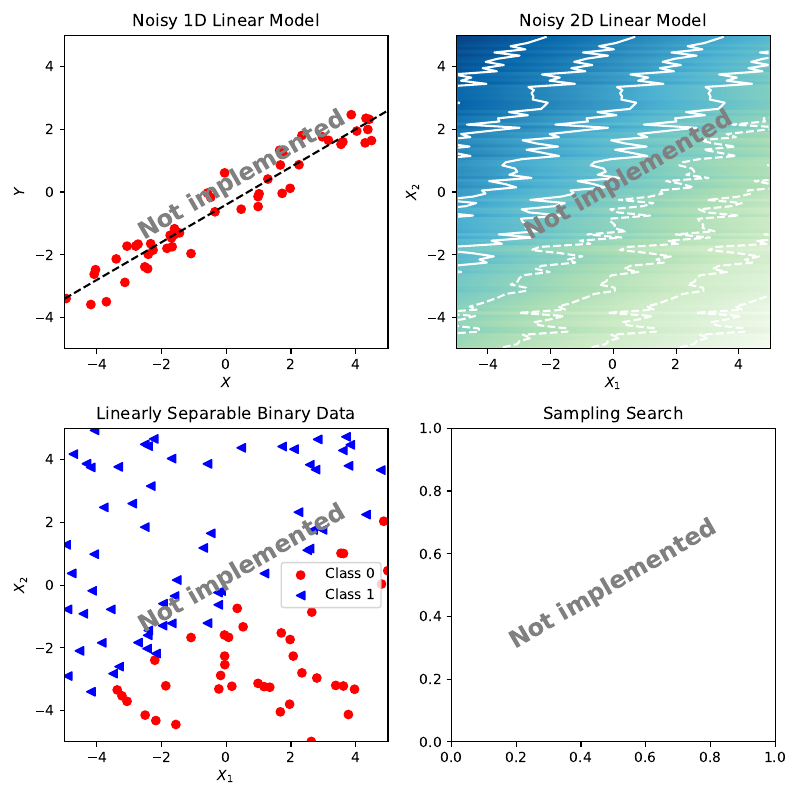

Write Python code to recreate this figure.
#!/usr/bin/env python
# -*- coding: utf-8 -*-

"""
COMP0088 lab exercises for week 1.

This first introductory set of exercises is largely intended
as a warm up and practice session. It is an opportunity to check
that you have a functioning Python 3 system with the requisite libraries, to get
a feel for some basic data manipulation and plotting, and to ensure that
everything makes sense and runs smoothly.

Add your code as specified below. You shouldn't need to load further external
code that isn't already explicitly imported.

A simple test driver is included in this script. Call it at the command line like this:

  $ python week_1.py

A 4-panel figure, `week_1.pdf`, will be generated so you can check it's doing what you
want. You should not need to edit the driver code, though you can if you wish.
"""

import sys, os, os.path
import argparse
from matplotlib.colors import rgb2hex

import numpy as np
import numpy.random
import matplotlib.pyplot as plt
from sympy import li, limit

import utils


#### ADD YOUR CODE BELOW

# -- Question 1 --

def decision_boundary_1D(X,weights):
    
    return np.where(0 > add_bias_to_X(X) @ weights, 0, 1)

def add_bias_to_X(X):
    """
    Add bias term to X

    # Arguments
    X: a matrix of sample inputs, where the samples are the 
       rows and the features are the columns
    # Returns
    X: 
    """
    if len(X.shape) > 2:
        shape = list(X.shape)
        shape[-1] = shape[-1] - 1
        n_ones = np.ones(shape=tuple(shape), dtype=X.dtype)
    else:
        n_ones = np.ones(shape=X.shape[0], dtype=X.dtype)

    X = np.c_[n_ones, X]
    return X


def generate_y(X, weights, sigma):
    """
    
    """
    reshaper = None

    if len(weights) == X.shape[-1] + 1:
            X = add_bias_to_X(X)
    
    elif len(X.shape) <= 2 and len(weights) == X.shape[-1] + 1:
            X = add_bias_to_X(X)

    else:
        reshaper = X.shape[:-1]
        X = X.reshape(np.product(reshaper), X.shape[-1])
    
    y = X @ weights + np.random.normal(loc=0.0, scale=sigma, size=X.shape[0])
    
    if reshaper is not None:
        y = y.reshape(reshaper)

    return y 

def generate_X(num_samples, weights, limits, rng):
    """
    
    """
    x_range = abs(np.diff(limits))
    rng = np.random.default_rng(seed=12345)
    X = x_range * rng.random( size = (num_samples,len(weights)-1) ) + limits[0]
    
    return X

def generate_grid_2D(limits, num_divisions, count):
    """
    
    """
    nodes = np.linspace(limits[0], limits[1], num=num_divisions)
    X = np.moveaxis(np.stack(np.meshgrid(*((nodes,)* count), indexing='ij')), 0, -1)
    return X

def y_limits(limits, weights):
    """
    
    """
    smallest_lim = np.append(np.ones(1), np.array([limits[0] for _ in range(len(weights)-1)]))
    largest_lim = np.append(np.ones(1), np.array([limits[1] for _ in range(len(weights)-1)]))
    
    y_lower_lim = weights.T @ np.reshape(smallest_lim, newshape= weights.shape)
    # largest possible y
    y_upper_lim = weights.T @ np.reshape(largest_lim, newshape=weights.shape)

    return y_lower_lim, y_upper_lim



def generate_noisy_linear(num_samples, weights, sigma, limits, rng):
    """
    Draw samples from a linear model with additive Gaussian noise.
    
    # Arguments
        num_samples: number of samples to generate
            (ie, the number of rows in the returned X
            and the length of the returned y)
        weights: vector defining the model
            (including a bias term at index 0)
        sigma: standard deviation of the additive noise
        limits: a tuple (low, high) specifying the value
            range of all the input features x_i
        rng: an instance of numpy.random.Generator
            from which to draw random numbers
    
    # Returns
        X: a matrix of sample inputs, where
            the samples are the rows and the
            features are the columns
            ie, its size should be:
              num_samples x (len(weights) - 1)
        y: a vector of num_samples output values
    """
    
    X = generate_X( num_samples=num_samples,
                    weights=weights,
                    limits=limits,
                    rng=rng)

    y = generate_y(X=X, weights=weights, sigma=sigma)
    
    return X, y


def plot_noisy_linear_1d(axes, num_samples, weights, sigma, limits, rng):
    """
    Generate and plot points from a noisy single-feature linear model,
    along with a line showing the true (noiseless) relationship.
    
    # Arguments
        axes: a Matplotlib Axes object into which to plot
        num_samples: number of samples to generate
            (ie, the number of rows in the returned X
            and the length of the returned y)
        weights: vector defining the model
            (including a bias term at index 0)
        sigma: standard deviation of the additive noise
        limits: a tuple (low, high) specifying the value
            range of all the input features x_i
        rng: an instance of numpy.random.Generator
            from which to draw random numbers
    
    # Returns
        None
    """
    assert(len(weights)==2)
    X, y = generate_noisy_linear(num_samples, weights, sigma, limits, rng)
    
    # weights[0] contains bias (i.e. intercept)
    # weights[1] contains weight to scale
    # limits[0] is the smallest possible x value
    # limits[1] contains the largest possiblel x value

    # smallest possible y
    y0 = weights.T @ np.reshape(np.c_[1, limits[0]], newshape= weights.shape)
    # largest possible y
    y1 = weights.T @ np.reshape(np.c_[1, limits[1]], newshape=weights.shape)

    # plot noise
    axes.scatter(X[:,0], y, marker = 'o', color = 'red')
    # plot linear min to max
    axes.plot((limits[0],limits[1]),(y0, y1), linestyle='dashed', color='black')

    axes.set_xlim(limits[0], limits[1])
    axes.set_ylim(limits[0],limits[1])
    axes.set_title('Noisy 1D-linear model', fontweight = 'extra bold')
    axes.set_xlabel('$X$', fontweight='extra bold')
    axes.set_ylabel('$Y$', fontweight='extra bold')
    
    utils.plot_unimplemented(axes, title='Noisy 1D Linear Model' )

def plot_noisy_linear_2d(axes, resolution, weights, sigma, limits, rng):
    """
    Produce a plot illustrating a noisy two-feature linear model.
    
    # Arguments
        axes: a Matplotlib Axes object into which to plot
        resolution: how densely should the model be sampled?
        weights: vector defining the model
            (including a bias term at index 0)
        sigma: standard deviation of the additive noise
        limits: a tuple (low, high) specifying the value
            range of all the input features x_i
        rng: an instance of numpy.random.Generator
            from which to draw random numbers
    
    # Returns
        None
    """
    assert(len(weights)==3)
    
    xx = generate_grid_2D(limits=limits, num_divisions=resolution, count=2)
    y = generate_y(X=xx, weights=weights, sigma=sigma)

    extent = (limits[0], limits[1], limits[0], limits[1])
    
    axes.imshow(y.T, cmap='GnBu', origin = 'lower', extent=extent)
    axes.contour(y.T, np.linspace(np.min(y), np.max(y), 10), colors='white', origin = 'lower', extent=extent)

    axes.set_xlabel('$X_{1}$')
    axes.set_ylabel('$X_{2}$')
    axes.set_title('Noisy 2D Linear Model', fontweight = 'extra bold')
   
    utils.plot_unimplemented ( axes, 'Noisy 2D Linear Model' )


# -- Question 2 --

def generate_linearly_separable(num_samples, weights, limits, rng):
    """
    Draw samples from a binary model with a given linear
    decision boundary.

    # Arguments
        num_samples: number of samples to generate
            (ie, the number of rows in the returned X
            and the length of the returned y)
        weights: vector defining the decision boundary
            (including a bias term at index 0)
        limits: a tuple (low, high) specifying the value
            range of all the input features x_i
        rng: an instance of numpy.random.Generator
            from which to draw random numbers

    # Returns
        X: a matrix of sample vectors, where
            the samples are the rows and the
            features are the columns
            ie, its size should be:
              num_samples x (len(weights) - 1)
        y: a vector of num_samples binary labels
    """
    
    X = generate_X(num_samples=num_samples,
                   weights=weights, 
                   limits=limits, 
                   rng=rng)
    
    y = decision_boundary_1D(X=X, weights=weights)
    return X, y

def plot_linearly_separable_2d(axes, num_samples, weights, limits, rng):
    """
    Plot a linearly separable binary data set in a 2d feature space.

    # Arguments
        axes: a Matplotlib Axes object into which to plot
        num_samples: number of samples to generate
            (ie, the number of rows in the returned X
            and the length of the returned y)
        weights: vector defining the decision boundary
            (including a bias term at index 0)
        limits: a tuple (low, high) specifying the value
            range of all the input features x_i
        rng: an instance of numpy.random.Generator
            from which to draw random numbers

    # Returns
        None
    """
    assert(len(weights)==3)
    
    X, y = generate_linearly_separable(num_samples, weights, limits, rng)
    
    colors = ['red', 'blue']
    markers = ['o', '<']

    for idx, class_num in enumerate(np.unique(y)):
        axes.scatter(X[ y == class_num, 0], X[ y == class_num, 1], 
                     color = colors[idx],
                     marker = markers[idx],
                     label = f"Class {idx}")
    
    
    decision_boundary = add_bias_to_X(X) @ weights
    
    #axes.plot(, color = 'black', linestyle='--')
    
    axes.legend(loc='best')
    axes.set_title('Linearly Seperable Binary Data')
    axes.set_xlim(limits[0], limits[1])
    axes.set_ylim(limits[0], limits[1])
    axes.set_xlabel('$X_{1}$')
    axes.set_ylabel('$X_{2}$')
    plt.show()
    utils.plot_unimplemented ( axes, 'Linearly Separable Binary Data' )


# -- Question 3 --

def random_search(function, count, num_samples, limits, rng):
    """
    Randomly sample from a function of `count` features and return
    the best feature vector found.
    
    # Arguments
        function: a function taking a single input array of
            shape (..., count), where the last dimension
            indexes the features
        count: the number of features expected by the function
        num_samples: the number of samples to generate & search
        limits: a tuple (low, high) specifying the value
            range of all the input features x_i
        rng: an instance of numpy.random.Generator
            from which to draw random numbers
    
    # Returns
        x: a vector of length count, containing the found features
    """
    
    # TODO: implement this
    return None


def grid_search(function, count, num_divisions, limits):
    """
    Perform a grid search for a function of `count` features and
    return the best feature vector found.
    
    # Arguments
        function: a function taking a single input array of
            shape (..., count), where the last dimension
            indexes the features
        count: the number of features expected by the function
        num_divisions: the number of samples along each feature
            dimension (including endpoints)
        limits: a tuple (low, high) specifying the value
            range of all the input features x_i
    
    # Returns
        x: a vector of length count, containing the found features
    """
    
    X, y = utils.grid_sample(function, count, num_divisions, limits)
    loc = np.unravel_index(np.argmin(y), y.shape)
    
    return X[loc]


def plot_searches_2d(axes, function, limits, resolution,
                     num_divisions, num_samples, rng, true_min=None):
    """
    Plot a 2D function aling with minimum values found by
    grid and random searching.

    # Arguments
        axes: a Matplotlib Axes object into which to plot
        function: a function taking a single input array of
            shape (..., 2), where the last dimension
            indexes the features
        limits: a tuple (low, high) specifying the value
            range of both input features x1 and x2
        resolution: number of samples along each side
            (including endpoints) for an image representation
            of the function
        num_divisions: the number of samples along each side
            (including endpoints) for a grid search for
            the function minimum
        num_samples: number of samples to draw for a random
            search for the function minimum
        rng: an instance of numpy.random.Generator
            from which to draw random numbers
        true_min: an optional (x1, x2) tuple specifying
            the location of the actual function minimum
            
    # Returns
        None
    """
    
    X, y = utils.grid_sample(function, 2, resolution, limits)
    axes.imshow(y.T, cmap='GnBu', origin='lower', extent=(limits[0], limits[1], limits[0], limits[1]) )
    
    levels = np.linspace(np.min(y), np.max(y), 10)
    axes.contour(y.T, levels, colors='white', origin='lower', extent=(limits[0], limits[1], limits[0], limits[1]) )
    
    r1, r2 = random_search(function, 2, num_samples, limits, rng)
    g1, g2 = grid_search(function, 2, num_divisions, limits)
    
    if true_min is not None:
        axes.plot(true_min[0], true_min[1], color='green', marker='x', linestyle='', label='True')

    axes.plot(r1, r2, color='red', marker='o', linestyle='', label='Random')
    axes.plot(g1, g2, color='blue', marker='v', linestyle='', label='Grid')
        
    axes.legend()
    
    axes.set_xlabel('$x_1$')
    axes.set_ylabel('$x_2$')
    
    axes.set_title('Sampling Search')
    utils.plot_unimplemented ( axes, 'Sampling Search' )



#### TEST DRIVER

def process_args():
    ap = argparse.ArgumentParser(description='week 1 labwork script for COMP0088')
    ap.add_argument('-s', '--seed', help='seed random number generator', type=int, default=None)
    ap.add_argument('file', help='name of output file to produce', nargs='?', default='week_1.pdf')
    return ap.parse_args()


def test_func(X):
    """
    Simple example function of 2 variables for
    testing grid & random optimisation.
    """
    return (X[..., 0]-1)**2 + X[...,1]**2 + 2 * np.abs((X[...,0]-1) * X[...,1])

WEIGHTS = np.array([0.5, -0.4, 0.6])
LIMITS = (-5, 5)

if __name__ == '__main__':
    args = process_args()
    rng = numpy.random.default_rng(args.seed)

    fig = plt.figure(figsize=(8, 8))
    axs = fig.subplots(nrows=2, ncols=2)
    
    print('Q1: noisy continuous data')
    print('plotting 1D data')
    plot_noisy_linear_1d(axs[0, 0], 50, WEIGHTS[1:], 0.5, LIMITS, rng)
    print('plotting 2D data')
    plot_noisy_linear_2d(axs[0, 1], 100, WEIGHTS, 0.2, LIMITS, rng)
    
    print('\nQ2: binary separable data')
    print('plotting 2D labelled data')
    plot_linearly_separable_2d(axs[1, 0], num_samples=100, weights=WEIGHTS, limits=LIMITS, rng=rng)
    
    print('\nQ3: searching for a minimiser')
    print('plotting searches')
    plot_searches_2d(axs[1, 1], test_func, limits=LIMITS, resolution=100, num_divisions=10, num_samples=100, rng=rng, true_min=(1,0))

    fig.tight_layout(pad=1)
    fig.savefig(args.file)
    plt.close(fig)
